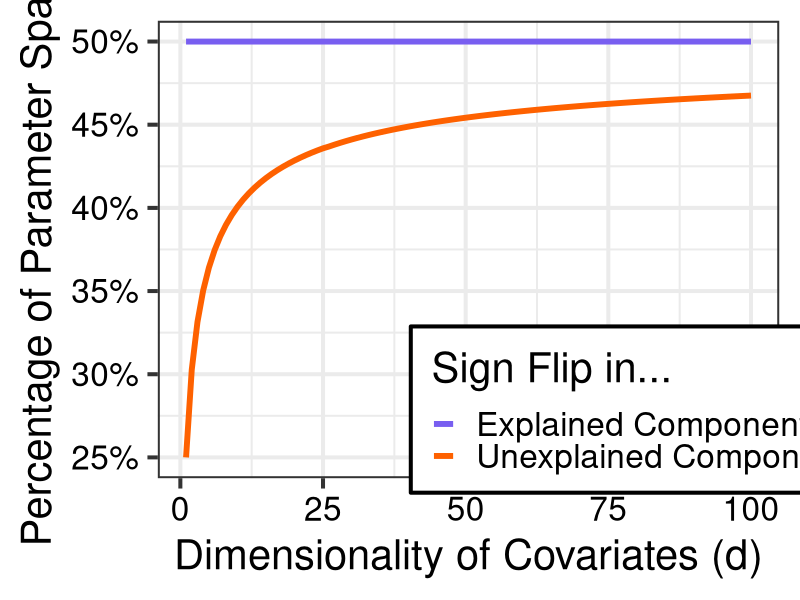

Write R code to recreate this figure.
# Libraries ---------------------------------------------------------------
library(here)
library(tidyr)
library(dplyr)
library(purrr)
library(glue)
library(ggplot2)

# Helpers -----------------------------------------------------------------
pirwinhall = function(x, n) {
  if (n > 50) {
    pirwinhall_approx(x, n)
  } else {
    pirwinhall_exact(x, n)
  }
}

pirwinhall_exact = function(x, n) {
  
  sapply(x, 
         \(xx) {
           k = seq(0, floor(xx))
           sum((-1)**k * choose(n, k) * (xx - k)**n) / factorial(n)
         })
}

pirwinhall_approx = function(x, n) {
  pnorm(x, mean = n / 2, sd = sqrt(n / 12))
}

dirwinhall = function(x, n) {
  if (n > 50) {
    dirwinhall_approx(x, n)
  } else {
    dirwinhall_exact(x, n)
  }
}

dirwinhall_exact = function(x, n) {
  
  sapply(x, 
         \(xx) {
           k = seq(0, floor(xx))
           sum((-1)**k * choose(n, k) * (xx - k)**{n-1}) / factorial(n-1)
         })
}

dirwinhall_approx = function(x, n) {
  dnorm(x, mean = n / 2, sd = sqrt(n / 12))
}


pr_signflip = function(d, m) {
  
  lower = integrate(\(i) (1 - pirwinhall(x = d + 1 - i, n = 2*d)) * dirwinhall(x = i, n = 2),
                    lower = 0,
                    upper = 1)$value
  
  upper = integrate(\(i) pirwinhall(x = d + 1 - i, n = 2*d) * dirwinhall(x = i, n = 2),
                    lower = 1,
                    upper = 2)$value
  
  lower + upper
}


# Setup --------------------------------------------------------------------
design = tidyr::crossing(d = 1:100,
                         m = 10)
tb = dplyr::mutate(design,
                   pr_unexplained = purrr::pmap_dbl(design, pr_signflip),
                   pr_explained   = 0.5) |> 
  pivot_longer(c(pr_explained, pr_unexplained),
               names_prefix = 'pr_',
               names_to = 'component',
               values_to = 'pr') |> 
  mutate(component = ifelse(component == 'explained',
                            'Explained Component',
                            'Unexplained Component'))


# Plot ---------------------------------------------------------------------
gg = ggplot(tb,
            aes(x = d, y = pr, color = component)) +
  labs(x     = "Dimensionality of Covariates (d)",
       y     = "Percentage of Parameter Space",
       color = "Sign Flip in...") +
  theme_bw(base_size = 30) +
  theme(axis.text       = element_text(color = 'black'),
        legend.position = "inside",
        legend.position.inside = c(0.775, 0.15),
        legend.background = element_rect(colour = "black")) +
  scale_color_manual(values = c('Explained Component'   = '#785EF0',
                                'Unexplained Component' = '#FE6100')) +
  scale_y_continuous(labels = scales::percent) +
  geom_line(linewidth = 2)

ggsave(here('Sections', 'Figures', 'prob_unexplained.pdf'),
       gg, 
       width = 11, height = 8, units = "in")
